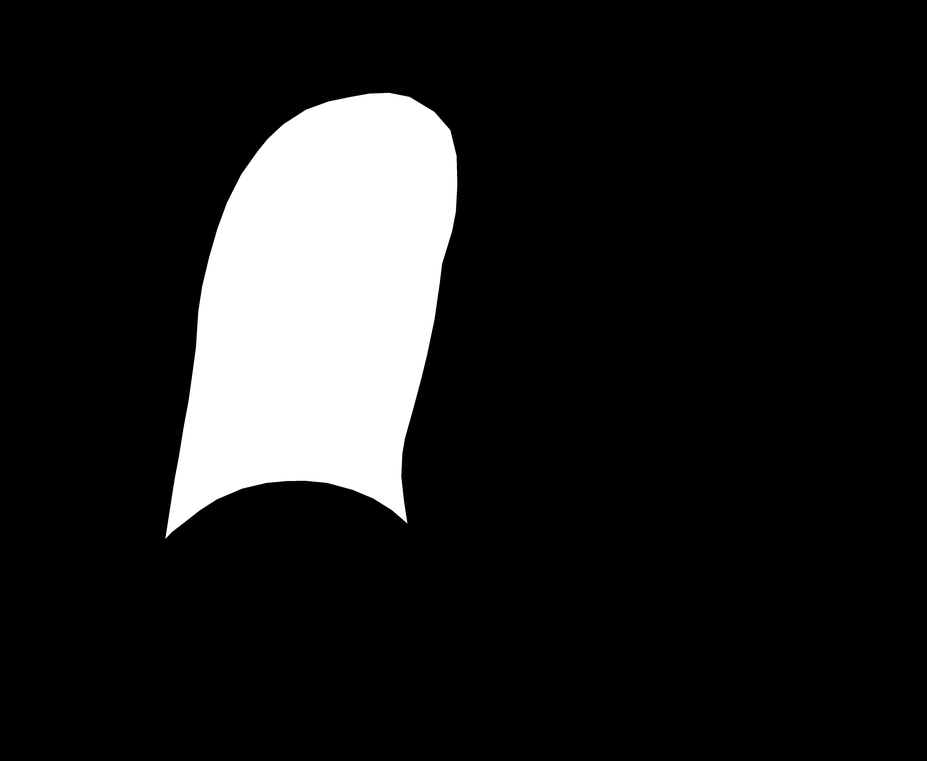
#> input picture image_copies/left/MCUCXR_0001_0.png, 927 x 761 px, shrunk from 4892 x 4020 before the run, found by its file name
$ jupyter execute --allow-errors segment.ipynb
#> lines starting #> are read from the running program, lines starting #| are printed output that depends on the picture; after the words box and inside, x2 and y2 are one past the last pixel; in counts of white or black regions, pixels touching at a corner belong together; long printed decimals are rounded
[cell 1]
import math
import numpy as np
import matplotlib.pyplot as plt

import skimage
from skimage import measure
from skimage import io
from skimage.filters import threshold_otsu
from skimage import feature
from skimage.color import rgb2gray
from skimage import filters
import skimage.morphology
import scipy as sp
from skimage import segmentation, filters
import os

[cell 2]
white_image_array = np.full((19665840,), 255, dtype=np.uint8)

### BASELINE: TEST agasinst all white

[cell 3]
baseline = []
#> (the rest of this cell did not finish here and is left out)

[cell 4]
# [61 lines left out: functions dice_score, seg, not called in this run]

[cell 5]
# [37 lines left out: function seg_threshold, not called in this run]

[cell 6]
#setting up a list to test on
list1 = range(1, 20)
list_middle = range(75, 95)
list_late = range(110, 120)

# Combine the ranges into one list
combined_list = []

for i in list1:
    combined_list.append(i)
for i in list_middle:
    combined_list.append(i)
for i in list_late:
    combined_list.append(i)

[cell 7]
# folders list
left_mask_folder = 'ManualMask/leftMask'
right_mask_folder = 'ManualMask/rightMask'
cxr_png_folder = 'CXR_png'


# list of files
#> (the rest of this cell did not finish here and is left out)

[cell 8]
dice_list=[]
dice_list_pos_watershed=[]

#> (the rest of this cell did not finish here and is left out)

# Experiments

[cell 9]
left = io.imread("ManualMask/leftMask/MCUCXR_0001_0.png")
#> left is the input picture: shape (761, 927); min 0, max 255, mean 31.5
right = io.imread("ManualMask/rightMask/MCUCXR_0001_0.png")

[cell 10]
mask = left + right
inverse_mask = np.invert(mask)
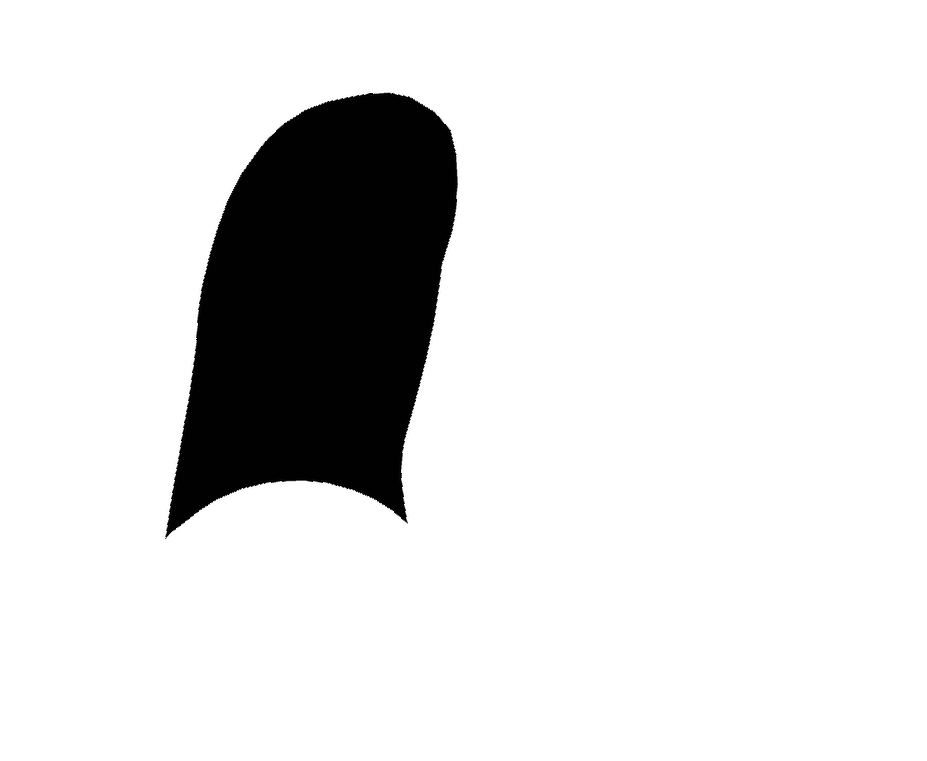
#> inverse_mask: shape (761, 927); min 1, max 255, mean 223.6

[cell 11]
image = io.imread("CXR_png/MCUCXR_0001_0.png")

[cell 12]
plt.imshow(image, cmap='gray')

[cell 13]
threshold = threshold_otsu(image)
#> threshold = 127
print(threshold)
#| 127
binary = ~(image <= threshold)
#> binary: shape (761, 927) bool; 12.4% white; 1 white region, box (x1, y1, x2, y2) and area: (165, 93, 457, 538) 87209

[cell 14]
threshold = threshold_otsu(binary)
#> threshold = 0.00195
print(threshold)
#| 0.001953
binary_2 = ~(binary <= threshold)

[cell 15]
fig, ax = plt.subplots(figsize=(10, 10))
plt.subplot(1,2,1)
plt.imshow(binary, cmap='gray')
plt.subplot(1,2, 2)
plt.imshow(binary_2, cmap='gray')
plt.show()
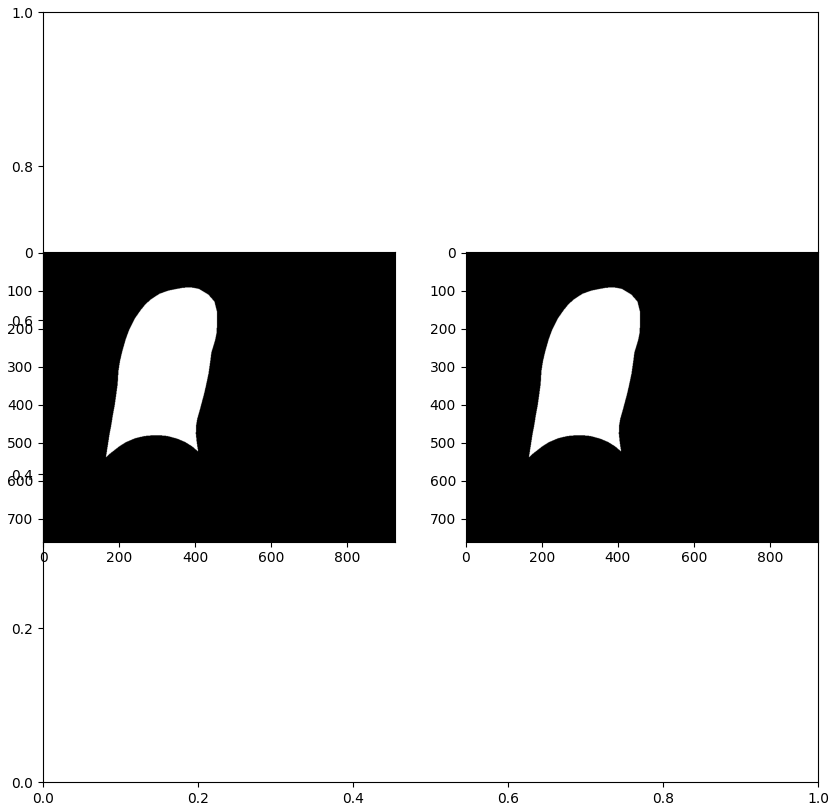
#> figure drawn by matplotlib, 2 panels

[cell 16]
total = np.shape(inverse_mask)
#> total = (761, 927)

size = np.shape(binary)
#> size = (761, 927)

print(total)
#| (761, 927)

print(size)
#| (761, 927)

count = total[0]*total[1] - np.count_nonzero(inverse_mask)
#> count = 0

print(count)
#| 0

print(total[0]*total[1])
#| 705447

check = inverse_mask + binary

count1 = total[0]*total[1] - np.count_nonzero(check)
#> count1 = 5


#> (the rest of this cell did not finish here and is left out)

#> (a cell that did not finish here is left out)

what percentage of true space we have founds, but doesnt tell us us what we have identifed as lung that isnt lung

[cell 18]
threshold = 13.5
print(threshold)
binary_2 = ~(image <= threshold)
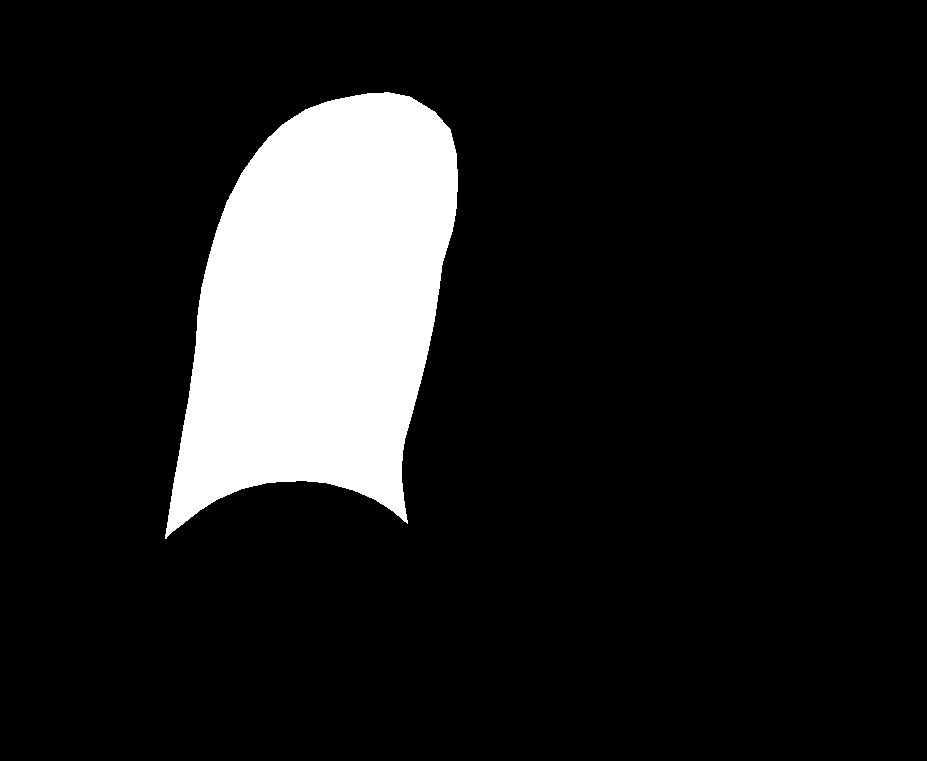
#> binary_2: shape (761, 927) bool; 12.5% white; 1 white region, box (x1, y1, x2, y2) and area: (165, 92, 458, 539) 87864

[cell 19]
fig, ax = plt.subplots(figsize=(10, 10))
plt.subplot(1,2,1)
plt.imshow(binary, cmap='gray')
plt.subplot(1,2, 2)
plt.imshow(binary + np.invert(binary_2), cmap='gray')
plt.show()
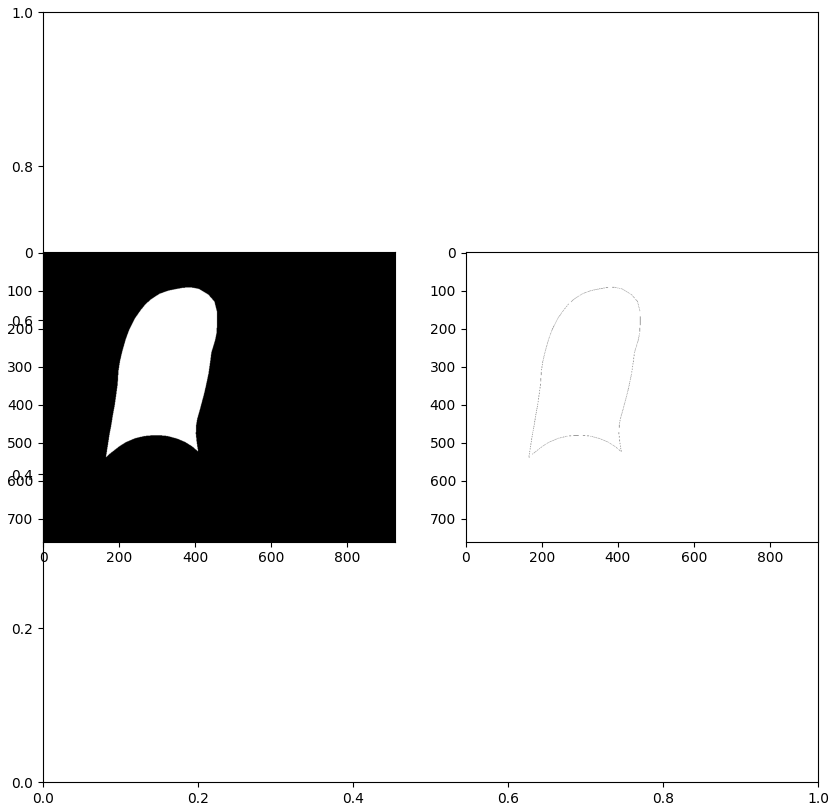
#> figure drawn by matplotlib, 2 panels

[cell 20]
import scipy as sp

from skimage import segmentation, filters

markers = np.zeros_like(image)

markers[image < 10] = 1

markers[image >150] = 2


elevation_map = filters.sobel(image)
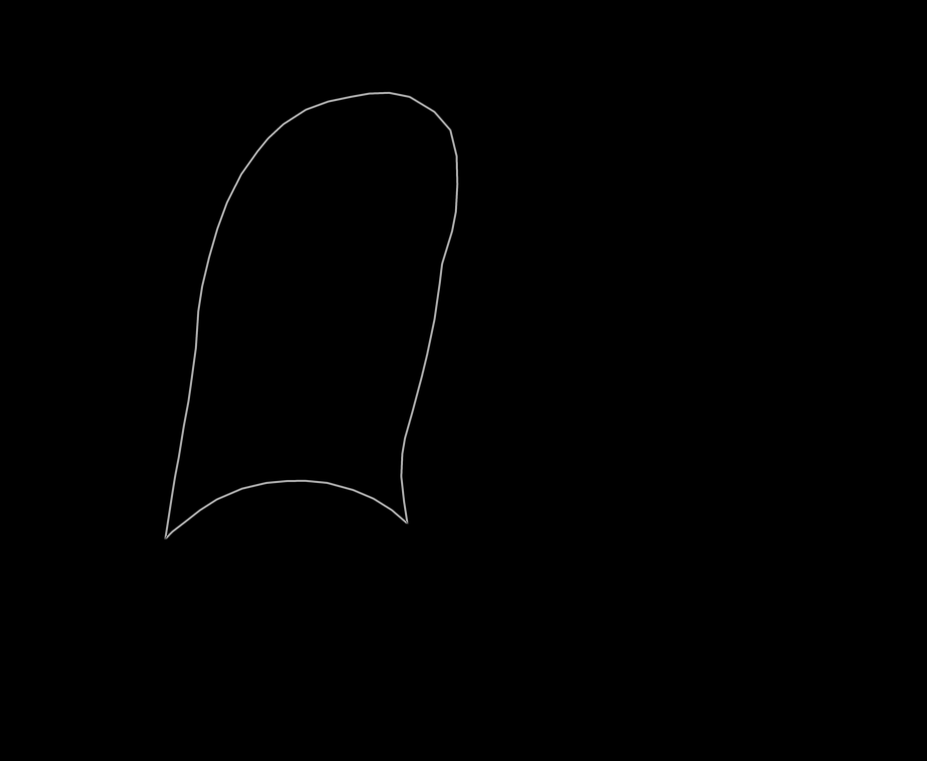
#> elevation_map: shape (761, 927) float64; min 0, max 0.757, mean 0.0026

watershed_seg = segmentation.watershed(elevation_map, markers)
#> watershed_seg: shape (761, 927); values 1 (black) and 2 (white), 12.4% white; 1 white region, box (x1, y1, x2, y2) and area: (166, 93, 457, 538) 87206

binary3 = sp.ndimage.binary_fill_holes(watershed_seg-1)


plt.subplot(1,2,1)

plt.imshow(image, cmap='gray')

plt.subplot(1,2, 2)

plt.imshow(binary3, cmap='gray')

plt.show()

[cell 21]
plt.subplot(1,2,1)

plt.imshow(image, cmap='gray')

plt.subplot(1,2, 2)

plt.imshow(binary +np.invert(binary3), cmap='gray')

plt.show()
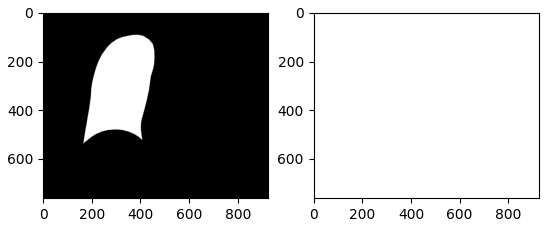
#> figure drawn by matplotlib, 2 panels

[cell 22]
test = binary +np.invert(binary3)
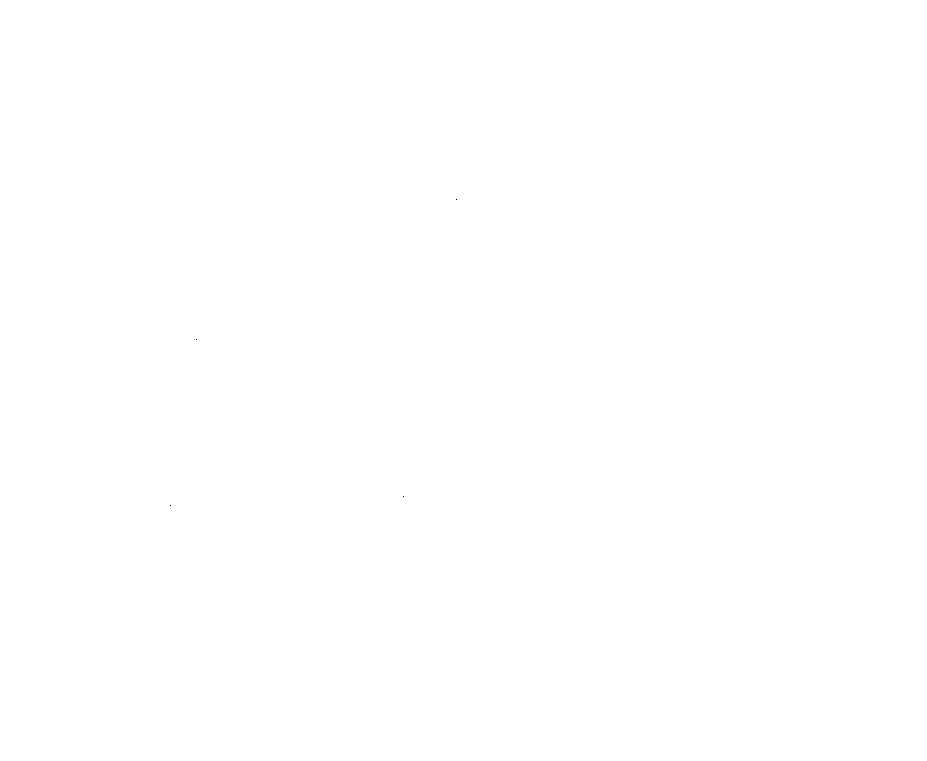
#> test: shape (761, 927) bool; 100% white; black in thin lines or dots, all inside (x1, y1, x2, y2) = (170, 199, 457, 506)

[cell 23]
plt.subplot(1,2,1)

plt.imshow(image, cmap='gray')

plt.subplot(1,2, 2)

plt.imshow(test, cmap='gray')

plt.show()

[cell 24]
result = skimage.morphology.isotropic_closing(test, 30)
#> result: shape (761, 927) bool; 99.9% white; 1 black region, box (x1, y1, x2, y2) and area: (0, 0, 30, 30) 705

[cell 25]
import skimage.morphology

[cell 26]
plt.subplot(1,2,1)

plt.imshow(test, cmap='gray')

plt.subplot(1,2, 2)

plt.imshow(result, cmap='gray')

plt.show()
